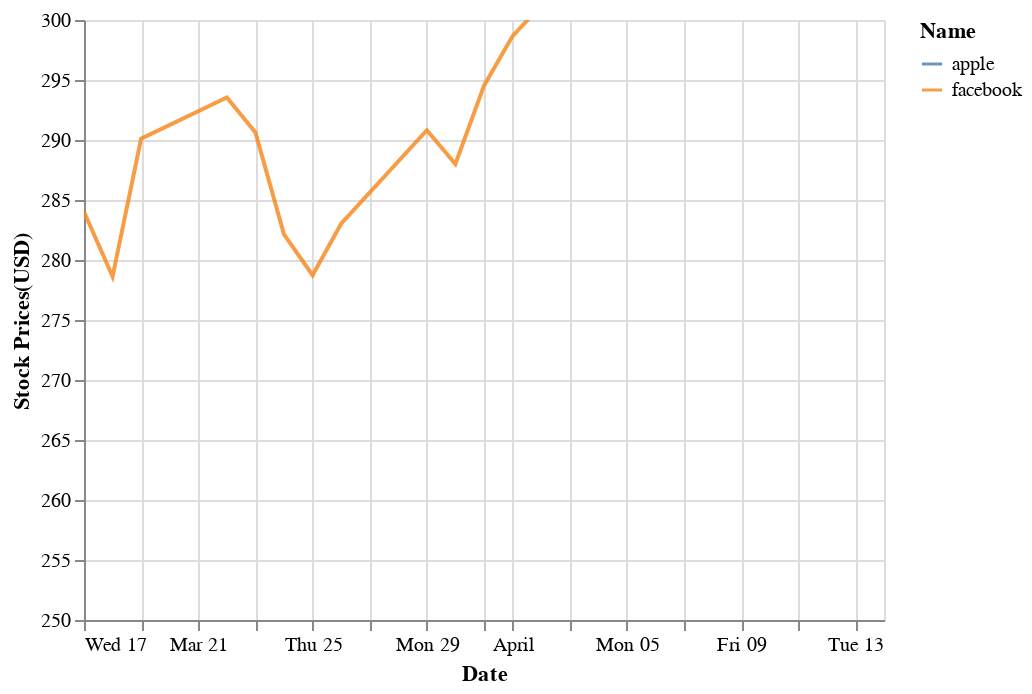

The cell this chart's notebook holds for it:
### Code cell
chart

### Figure 1 — Vega-Lite specification as saved in the notebook (floating-point values rounded to 4 significant figures)
{"config": {"view": {"continuousWidth": 400, "continuousHeight": 300}}, "data": {"name": "data-4eb4ba0d7ab0753f30ddd92216806c5d"}, "mark": {"type": "line", "clip": true, "opacity": 0.8}, "encoding": {"color": {"type": "nominal", "field": "Name"}, "x": {"type": "temporal", "field": "Date"}, "y": {"type": "quantitative", "field": "Stock Prices(USD)", "scale": {"domain": [250, 300]}, "stack": null}}, "$schema": "https://vega.github.io/schema/vega-lite/v4.8.1.json", "datasets": {"data-4eb4ba0d7ab0753f30ddd92216806c5d": [{"Date": "17 March 2021", "Name": "apple", "Stock Prices(USD)": 124.8}, {"Date": "18 March 2021", "Name": "apple", "Stock Prices(USD)": 120.5}, {"Date": "19 March 2021", "Name": "apple", "Stock Prices(USD)": 120.0}, {"Date": "22 March 2021", "Name": "apple", "Stock Prices(USD)": 123.4}, {"Date": "23 March 2021", "Name": "apple", "Stock Prices(USD)": 122.5}, {"Date": "24 March 2021", "Name": "apple", "Stock Prices(USD)": 120.1}, {"Date": "25 March 2021", "Name": "apple", "Stock Prices(USD)": 120.6}, {"Date": "26 March 2021", "Name": "apple", "Stock Prices(USD)": 121.2}, {"Date": "29 March 2021", "Name": "apple", "Stock Prices(USD)": 121.4}, {"Date": "30 March 2021", "Name": "apple", "Stock Prices(USD)": 119.9}, {"Date": "31 March 2021", "Name": "apple", "Stock Prices(USD)": 122.2}, {"Date": "01 April 2021", "Name": "apple", "Stock Prices(USD)": 123.0}, {"Date": "05 April 2021", "Name": "apple", "Stock Prices(USD)": 125.9}, {"Date": "06 April 2021", "Name": "apple", "Stock Prices(USD)": 126.2}, {"Date": "07 April 2021", "Name": "apple", "Stock Prices(USD)": 127.9}, {"Date": "08 April 2021", "Name": "apple", "Stock Prices(USD)": 130.4}, {"Date": "09 April 2021", "Name": "apple", "Stock Prices(USD)": 133.0}, {"Date": "12 April 2021", "Name": "apple", "Stock Prices(USD)": 131.2}, {"Date": "13 April 2021", "Name": "apple", "Stock Prices(USD)": 134.4}, {"Date": "14 April 2021", "Name": "apple", "Stock Prices(USD)": 132.0}, {"Date": "17 March 2021", "Name": "facebook", "Stock Prices(USD)": 284.0}, {"Date": "18 March 2021", "Name": "facebook", "Stock Prices(USD)": 278.6}, {"Date": "19 March 2021", "Name": "facebook", "Stock Prices(USD)": 290.1}, {"Date": "22 March 2021", "Name": "facebook", "Stock Prices(USD)": 293.5}, {"Date": "23 March 2021", "Name": "facebook", "Stock Prices(USD)": 290.6}, {"Date": "24 March 2021", "Name": "facebook", "Stock Prices(USD)": 282.1}, {"Date": "25 March 2021", "Name": "facebook", "Stock Prices(USD)": 278.7}, {"Date": "26 March 2021", "Name": "facebook", "Stock Prices(USD)": 283.0}, {"Date": "29 March 2021", "Name": "facebook", "Stock Prices(USD)": 290.8}, {"Date": "30 March 2021", "Name": "facebook", "Stock Prices(USD)": 288.0}, {"Date": "31 March 2021", "Name": "facebook", "Stock Prices(USD)": 294.5}, {"Date": "01 April 2021", "Name": "facebook", "Stock Prices(USD)": 298.7}, {"Date": "05 April 2021", "Name": "facebook", "Stock Prices(USD)": 308.9}, {"Date": "06 April 2021", "Name": "facebook", "Stock Prices(USD)": 306.3}, {"Date": "07 April 2021", "Name": "facebook", "Stock Prices(USD)": 313.1}, {"Date": "08 April 2021", "Name": "facebook", "Stock Prices(USD)": 313.0}, {"Date": "09 April 2021", "Name": "facebook", "Stock Prices(USD)": 312.5}, {"Date": "12 April 2021", "Name": "facebook", "Stock Prices(USD)": 311.5}, {"Date": "13 April 2021", "Name": "facebook", "Stock Prices(USD)": 309.8}, {"Date": "14 April 2021", "Name": "facebook", "Stock Prices(USD)": 302.8}]}}
